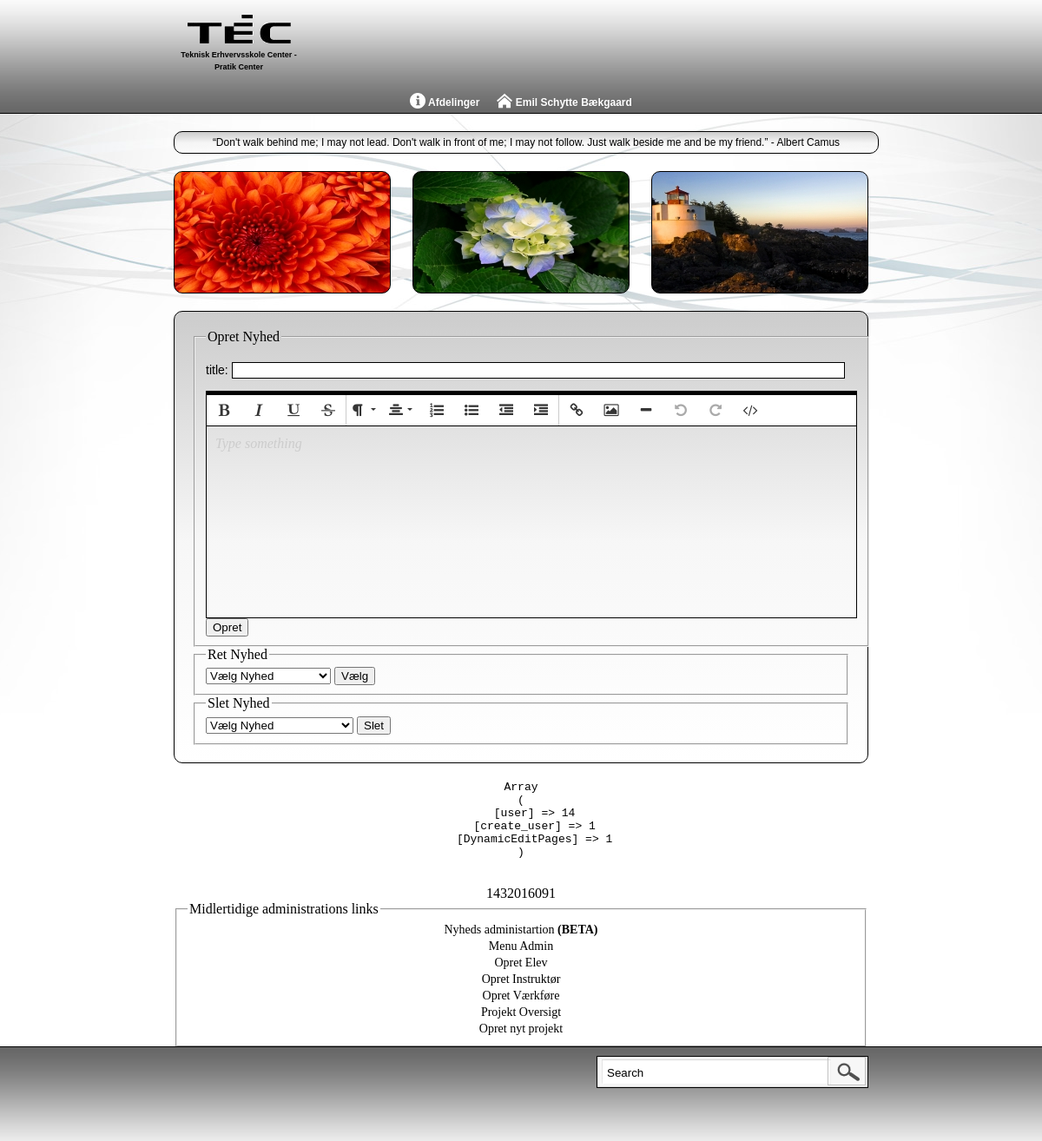
Screenshot of /Site/index.php?administration=Nyhed (signed in) with the database file from the repository.
### tables this page shows
CREATE TABLE IF NOT EXISTS `main_menu_cat` (
  `id` int(11) NOT NULL,
  `menu_cat_name` varchar(255) NOT NULL,
  `sort_nr` int(11) NOT NULL,
  `icon` text
);

CREATE TABLE IF NOT EXISTS `user` (
  `id` int(11) NOT NULL,
  `password` char(128) NOT NULL,
  `fName` varchar(40) DEFAULT NULL,
  `lName` varchar(50) DEFAULT NULL,
  `pic` varchar(255) DEFAULT NULL,
  `email` varchar(35) DEFAULT NULL,
  `phone` int(11) DEFAULT NULL,
  `address` varchar(100) DEFAULT NULL,
  `bDay` date DEFAULT NULL,
  `maincurse` int(11) DEFAULT NULL,
  `edu` int(11) DEFAULT NULL,
  `eduEnd` date DEFAULT NULL
);

CREATE TABLE IF NOT EXISTS `quotes` (
  `id` int(11) NOT NULL,
  `quote` varchar(255) NOT NULL,
  `date` int(2) NOT NULL
);

CREATE TABLE IF NOT EXISTS `images` (
  `image_id` int(11) NOT NULL,
  `image_navn` varchar(255) NOT NULL,
  `image_small` text NOT NULL,
  `image_big` text NOT NULL,
  `image_date` int(11) NOT NULL,
  `fk_album_id` int(11) NOT NULL
);

### Site/include/administartion/CRUD_nyhed.php (the view, shortened to what this page needs)
<?php if(!isset($_POST['select_event'])) { ?>
<fieldset>
<legend>Opret Nyhed</legend>
<form action="" method="post" enctype="multipart/form-data">
<p>title: <input type="text" name="title" style="min-width:700px; border:#000 solid 1px;" required="required" /></p>
<input type="submit" name="opret_news" value="Opret" />
</form>
</fieldset>
<?php } ?>
<?php if(!isset($_POST['select_event'])) { ?>
	<fieldset>
	<legend>Ret Nyhed</legend>
		<form action="" method="post">
			<select name="agenda"  style="max-width:700px;">
				<option>V&aelig;lg Nyhed</option>
			</select>
			<input type="submit" name="select_event" value="V&aelig;lg" />
		</form>
	</fieldset>
	<?php } else if(isset($_POST['select_event'])) {
	$id = $_POST['agenda'];
	$up_agenda_sql = "SELECT * FROM news WHERE id = '$id'";
	$up_agenda_result = mysqli_query($db_conn,$up_agenda_sql) or die (mysqli_error($db_conn));
	$up_agenda_row = mysqli_fetch_assoc($up_agenda_result);
	?>
    <fieldset>
    <legend>Ret Nyhed</legend>
    <form action="" method="post" enctype="multipart/form-data">
    <p>title: <input type="text" value="<?php echo $up_agenda_row['titel']; ?>" name="ret_title"  style="min-width:700px; border:#000 solid 1px;" required="required"/></p>
    <textarea id="nyhed" name="text"><?php echo $up_agenda_row['txt']; ?></textarea>
    <input type="hidden" value="<?php echo $id ?>" name="id" />
    <input type="submit" name="ret_agenda" value="Ret" />
    </form>
    </fieldset>
    <?php
}
?>
<fieldset>
<legend>Slet Nyhed</legend>
    <form action="" method="post">
        <select name="agenda" style="max-width:700px;">
            <option>V&aelig;lg Nyhed</option>
        </select>
        <input type="submit" name="slet_event" onclick="return confirm('Er du sikker p&aring; at du vil slette?');" value="Slet" />
    </form>
</fieldset>

### Site/include/Navigation/navbox.php (shortened to what this page needs)
<nav>
    <ul>
        <?php
            $nav_sql="SELECT * FROM main_menu_cat" ;
            $nav_result= mysqli_query($db_conn, $nav_sql) or die (mysqli_error($db_conn));
            while ($nav_row= mysqli_fetch_assoc($nav_result))
            {
                $nav_cat_id=$nav_row['id'];
                if($nav_row['icon']==NULL)
                {
                    $nav_image='<img src="img/icons/003w.png" />';
                }
                else
                {
                    $nav_image="<img src='".$nav_row['icon']."' />";
                } ?>
                <li>
                    <?php echo $nav_image.' '; echo $nav_row['menu_cat_name']; ?>
                    <?php
                    $sub_nav_sql = "select * from main_menu_subcat Where fk_menu_cat_id = '$nav_cat_id'";
                    $sub_nav_resut = mysqli_query($db_conn, $sub_nav_sql) or die (mysql_error());
                    while($page_row = mysqli_fetch_assoc($sub_nav_resut))
                    {
                        $sub_cat_id=$page_row['id'];
                        if($page_row['icon']==NULL)
                        {
                            $nav_image='<img src="img/icons/003w.png" />';
                        }
                        else
                        {
                            $nav_image="<img src='".$page_row['icon']."' />";
                        } ?>
                                <?php
                                $sub_nav_sql = "select * from main_menu_subsubcat Where fk_menu_subcat_id = '$sub_cat_id'";
                                $sub_nav_resut = mysqli_query($db_conn, $sub_nav_sql) or die (mysql_error());
                                {?>
                        <?php   }
                    }?>
                </li>
<?php       }?>
        <?php
        if(isset($_SESSION['user'])) {
            include_once('include/Navigation/user_area.php');
        }
        ?>
    </ul>
</nav>

### Site/include/Navigation/user_area.php (shortened to what this page needs)
<?php
$user = $_SESSION['user'];
$user_sql = "Select * From user WHERE id = '$user'";
$user_result = mysqli_query($db_conn,$user_sql) or die (mysqli_error($db_conn));
$user_row = mysqli_fetch_assoc($user_result);
?>
<li>
    <img src="img/icons/001w.png"> <?php echo $user_row['fName'].' '.$user_row['lName'] ?>
</li>

### Site/include/random_quote.php (shortened to what this page needs)
<div style="max-width:790px;">
<?php
	$month_day = date('j');
	$sql = "SELECT * FROM quotes WHERE date != '0'";
		$result = mysqli_query($db_conn,$sql) or die (mysqli_error($db_conn));
		$row = mysqli_fetch_assoc($result);
		$rows = mysqli_num_rows($result);
		$quote_date = $row['date'];
	if ($rows == '0')
	{
		$sql = "SELECT * FROM quotes ORDER BY RAND() LIMIT 1";
			$result = mysqli_query($db_conn,$sql) or die (mysqli_error($db_conn));
			$row = mysqli_fetch_assoc($result);
			$quote_id = $row['id'];
		echo $row['quote'];
		$sql = "UPDATE quotes SET date = '$month_day' WHERE id = '$quote_id'";
			mysqli_query($db_conn,$sql) or die (mysqli_error($db_conn));
	}
	else
	if ($quote_date == $month_day)
	{
		echo $row['quote'];
	}
?>
</div>

### Site/include/tre_random_pics.php (shortened to what this page needs)
      <?php
      	$counter_2 = 0;
	$random_image_sql = "SELECT * FROM images ORDER BY RAND() LIMIT 3";
	$random_image_result = mysqli_query($db_conn,$random_image_sql) or die (mysqli_error($db_conn));
	while ($random_image_row = mysqli_fetch_assoc($random_image_result))
	{
		if($counter_2 == 0)
		{
			$box_id = 'smalltextboxleft';
		}
		else if($counter_2 == 1)
		{
			$box_id = 'smalltextboxmid';
		}
		else if($counter_2 == 2)
		{
			$box_id = 'smalltextboxright';
		}
		?>
          <div style=" background:url(<?php echo $random_image_row['image_small']; ?>)" id="<?php echo $box_id; ?>"></div>
          <?php
	$counter_2 ++;
	}
?>

### Site/css/nav-style.css (style rules this page uses)
nav { font-family: Verdana, Geneva, sans-serif; font-size: 12px; line-height: normal; margin: 0px; padding: 0px; white-space: nowrap; text-align: center; font-weight: bold; text-shadow: 1px 1px #666; clear: both; float: left; width: 800px; margin-top: 1px; }
nav ul { margin: 0px; padding: 0px; border: 0px; list-style: none; position: relative; display: inline-table; }
nav ul li { color: #fff; }
nav ul img { width: 18px; height: 18px; vertical-align: text-bottom; }
nav ul:after { content: ""; clear: both; display: block; }
nav ul li { float: left; }
nav ul li { padding: 5px 10px; }

### Site/style.css (style rules this page uses)
html, body { background: #fff url(img/bg.png) center top repeat-x; height: 100%; position: relative; margin: 0; padding: 0 }
#smalltextboxleft { height: auto; min-height: 139px; width: 248px; border-radius: 10px; border: 1px solid #000; float: left }
#smalltextboxmid { height: auto; min-height: 139px; width: 248px; border-radius: 10px; border: 1px solid #000; float: left; margin-left: 25px; }
#smalltextboxright { height: auto; min-height: 139px; width: 248px; border-radius: 10px; border: 1px solid #000; float: right; }
p { font-family: Verdana, Geneva, sans-serif; font-size: 14px; line-height: 19px; text-decoration: none }
html { overflow-y: scroll }

### rows the page displays
main_menu_cat: menu_cat_name "Afdelinger"
user: fName "Emil Schytte", lName "Bækgaard"
quotes: quote "“Don't walk behind me; I may not lead. Don't walk in front of me; I may not follow. Just walk beside me and be my friend.” - Albert Camus"
images: image_small (picture)
images: image_small (picture)
images: image_small (picture)
